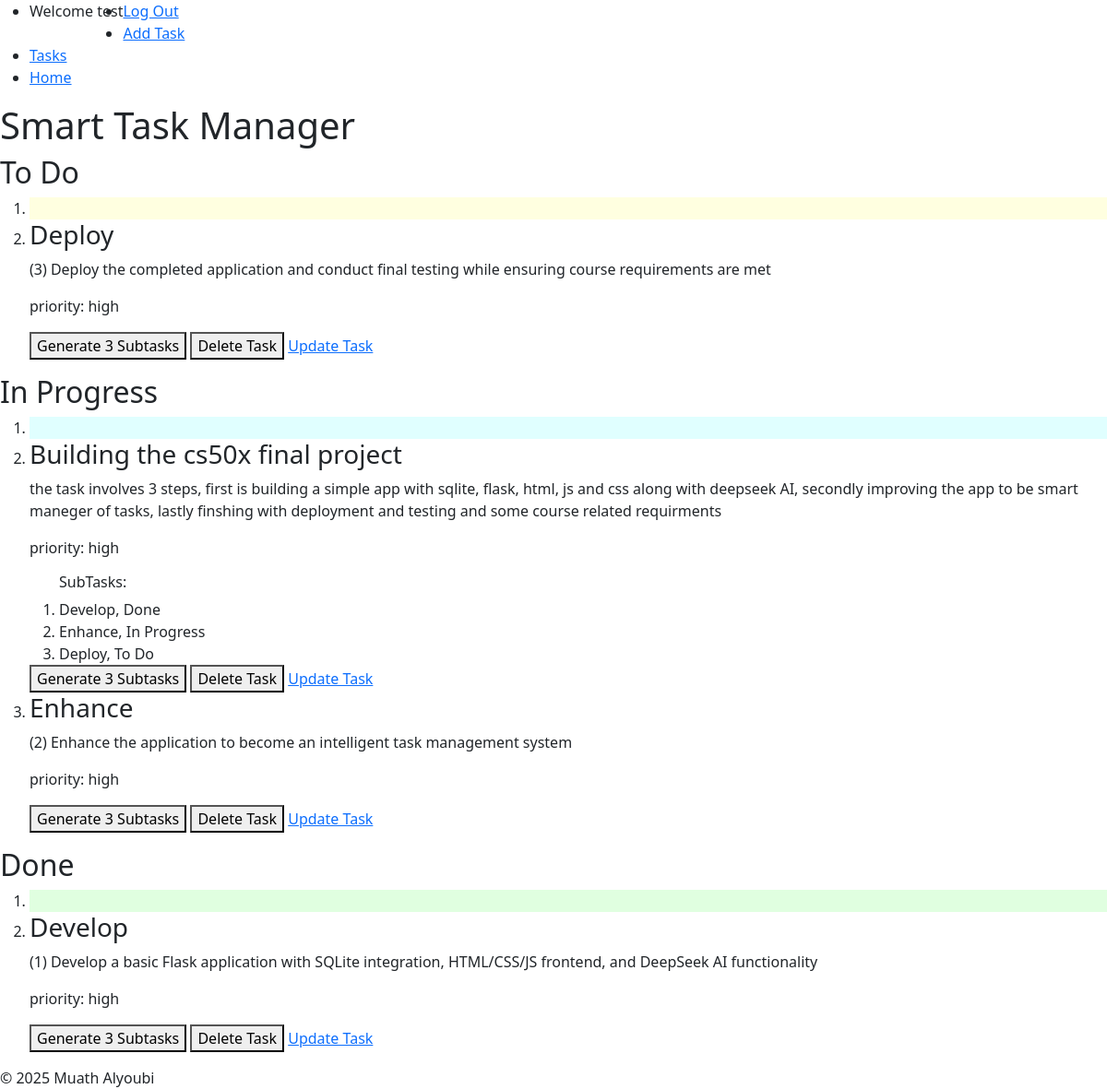
Screenshot of / (signed in) with the database file from the repository.
### tables this page shows
CREATE TABLE tasks(
                id INTEGER PRIMARY KEY AUTOINCREMENT NOT NULL,
                title TEXT NOT NULL,
                user_id INTEGER NOT NULL,
                description TEXT,
                status TEXT NOT NULL DEFAULT 'To Do',
                created_at TIMESTAMP DEFAULT CURRENT_TIMESTAMP, 
                priority TEXT NOT NULL, 
                due_date DATE, parent_id INTEGER DEFAULT NULL,  
                FOREIGN KEY (user_id) REFERENCES users(id) ON DELETE CASCADE
                );

### app.py (the view)
@app.route("/")
@login_required
def index():
    tasks = get_tasks_by_user(session["user_id"])
    subtasks = get_subtasks(session["user_id"])
    return render_template("index.html", tasks=tasks, subtasks=subtasks)

### db.py (called while the page is built)
def get_db():
    if "db" not in g:
        g.db = sqlite3.connect(
            DATABASE,
            detect_types=sqlite3.PARSE_DECLTYPES,
            check_same_thread=False
        )
        g.db.row_factory = sqlite3.Row
    return g.db

def get_tasks_by_user(user_id):
    db = get_db()
    return db.execute(
        "SELECT * FROM tasks WHERE user_id = ? ORDER BY " \
        "CASE WHEN due_date IS NULL THEN 1 ELSE 0 END," \
        "due_date ASC," \
        " CASE priority " \
            "WHEN 'high' THEN 1 " \
            "WHEN 'medium' THEN 2 " \
            "WHEN 'low' THEN 3 " \
        "END ASC;",
        (user_id,)).fetchall()

def get_subtasks(user_id):
    db = get_db()
    return db.execute(
        "SELECT * FROM tasks WHERE user_id = ? AND parent_id IS NOT NULL ORDER BY parent_id",
        (user_id,)).fetchall()

### helpers.py (called while the page is built)
def login_required(f):
    @wraps(f)
    def decorated_function(*args, **kwargs):
        if session.get("user_id") is None:
            return redirect(url_for('login', next=request.url))
        return f(*args, **kwargs)
    return decorated_function

### templates/index.html (shortened to what this page needs)
{% extends "layout.html" %}
{% block body %}
        <header>
            <h1>Smart Task Manager</h1>
        </header>
        <main>
            <section id="kanban-board">
                <section id="todo-column" aria-labelledby="todo-heading" >
                    <h2 id="todo-heading">To Do</h2>
                    <ol class = "task-list" id="To Do">
                        <li style="background-color: #FFFFE0"></li>
                        {% for task in tasks %}
                            {% if task.status == 'To Do' %}
                                <li id="{{ task.id }}" draggable="true">
                                    <h3>{{ task.title }}</h3>
                                    <p>{{ task.description }}</p>
                                    <p>priority: {{ task.priority }}</p>
                                    {% set ns = namespace(printed=false) %}
                                    <button onclick="generateTask('{{ task.id}}')" id="sub-task">Generate 3 Subtasks</button>
                                    <button onclick="deleteTask('{{ task.id }}')" id="delete-task">Delete Task</button>
                                    <a href="{{ url_for('editTask', id=task.id) }}" id="update-task">Update Task</a>
                                </li>
                            {% endif %}
                        {% endfor %}
                    </ol>
                </section>
                <section id="in-progress-column"  aria-labelledby="in-progress-heading">
                    <h2 id="in-progress-heading">In Progress</h2>
                    <ol class = "task-list" id="In Progress">
                        <li style="background-color: #E0FFFF"></li>
                        {% for task in tasks %}
                            {% if task.status == 'In Progress' %}
                                <li id="{{ task.id }}" draggable="true">
                                    <h3>{{ task.title }}</h3>
                                    <p>{{ task.description }}</p>
                                    <p>priority: {{ task.priority }}</p>
                                    {% set ns = namespace(printed=false) %}
                                    <ol>
                                    {% for sub in subtasks %}
                                        {% if sub.parent_id == task.id %}
                                            {% if not ns.printed %}
                                                <h6>SubTasks:</h6>
                                                {% set ns.printed = true %}
                                            {% endif %}
                                            <li>{{ sub.title }}, {{ sub.status }}</li>
                                        {% endif %}
                                    {% endfor %}
                                    </ol>
                                    <button onclick="generateTask('{{ task.id}}')" id="sub-task">Generate 3 Subtasks</button>
                                    <button onclick="deleteTask('{{ task.id }}')" id="delete-task">Delete Task</button>
                                    <a href="{{ url_for('editTask', id=task.id) }}" id="update-task">Update Task</a>
                                </li>
                            {% endif %}
                        {% endfor %}
                    </ol>
                </section>
                <section id="done-column" aria-labelledby="done-heading">
                    <h2 id="done-heading">Done</h2>
                    <ol class = "task-list" id="Done">
                        <li style="background-color: #E0FFE0"></li>
                        {% for task in tasks %}
                            {% if task.status == 'Done' %}
                                <li id="{{ task.id }}" draggable="true">
                                    <h3>{{ task.title }}</h3>
                                    <p>{{ task.description }}</p>
                                    <p>priority: {{ task.priority }}</p>
                                    {% set ns = namespace(printed=false) %}
                                    <button onclick="generateTask('{{ task.id}}')" id="sub-task">Generate 3 Subtasks</button>
                                    <button onclick="deleteTask('{{ task.id }}')" id="delete-task">Delete Task</button>
                                    <a href="{{ url_for('editTask', id=task.id) }}" id="update-task">Update Task</a>
                                </li>
                            {% endif %}
                        {% endfor %}
                    </ol>
                </section>
            </section>
        </main>
{% endblock %}

### templates/layout.html (shortened to what this page needs)
<!DOCTYPE html>
<html lang="en">
    <head>
        <link rel="stylesheet" href="{{ url_for('static', filename='css/style.css') }}">
        <link href="https://getbootstrap.com/docs/5.3/assets/css/docs.css" rel="stylesheet">
        <link href="https://cdn.jsdelivr.net/npm/bootstrap@5.3.8/dist/css/bootstrap.min.css" rel="stylesheet">
    </head>
    <body>
        <nav id="navbar">
            {% if session["username"] %}
                <ul>
                    <li style="float: left;"><p>Welcome {{ session["username"] }}</p></li>
                    <li><a href="/logout">Log Out</a></li>
                    <li><a href="/addtask">Add Task</a></li>
                    <li><a href="/tasks">Tasks</a></li>
                    <li><a href="/">Home</a></li>
                </ul>
            {% else %}
                <ul>
                    <li><a href="/login">Log In</a></li>
                    <li><a href="/register">Register</a></li>
                </ul>
            {% endif %}
        </nav>
        {% block body %}{% endblock %}
        <footer>
            &copy; 2025 Muath Alyoubi
        </footer>
    </body>
</html>

### rows the page displays
tasks: title "Deploy", description "(3) Deploy the completed application and conduct final testing while ensuring course requirements are met", priority "high", status "To Do"
tasks: title "Building the cs50x final project", description "the task involves 3 steps, first is building a simple app with sqlite, flask, html, js and css along with deepseek AI, secondly improving the app to be smart maneger of tasks, lastly finshing with deployment and testing and some course related requirments", priority "high"
tasks: shows "SubTasks:", title "Develop", status "Done", description "(1) Develop a basic Flask application with SQLite integration, HTML/CSS/JS frontend, and DeepSeek AI functionality", priority "high"
tasks: title "Enhance", status "In Progress", description "(2) Enhance the application to become an intelligent task management system", priority "high"

### other values shown
{{ session["username"] }} "test"
